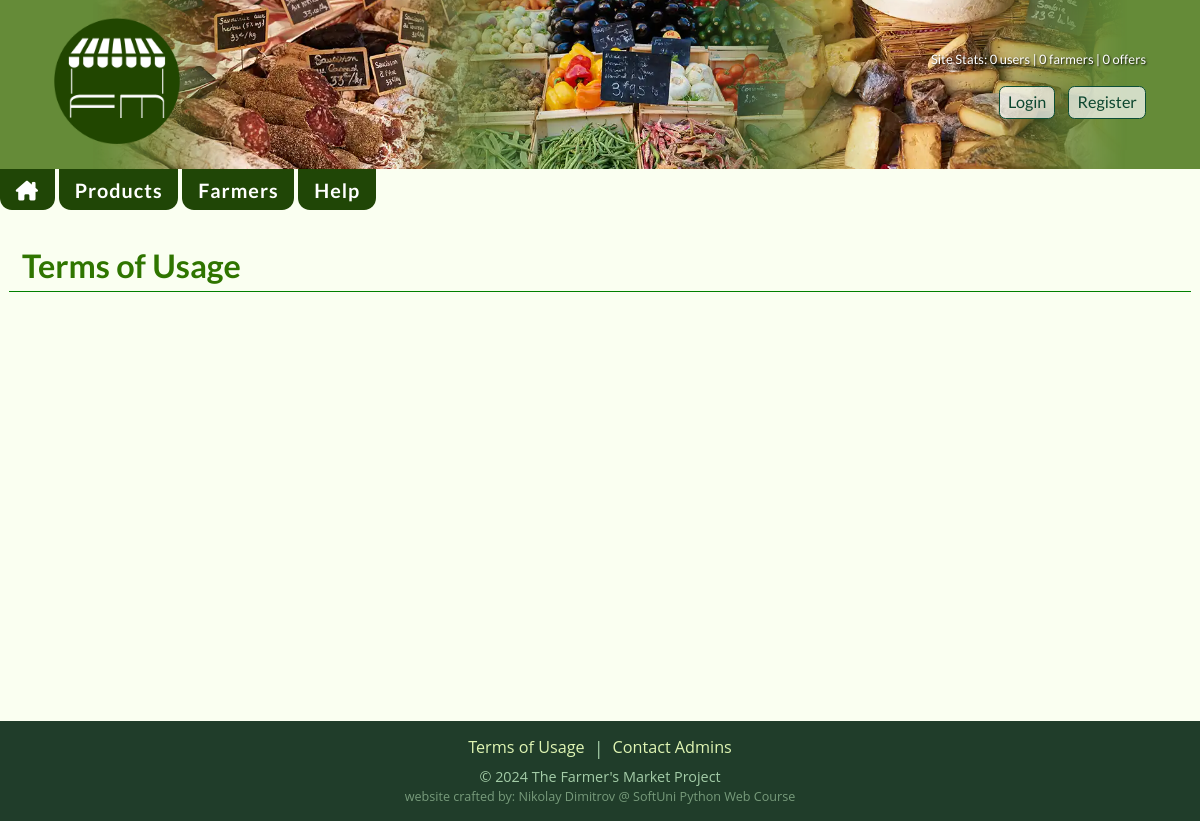
Before: /terms/ with the older database file.
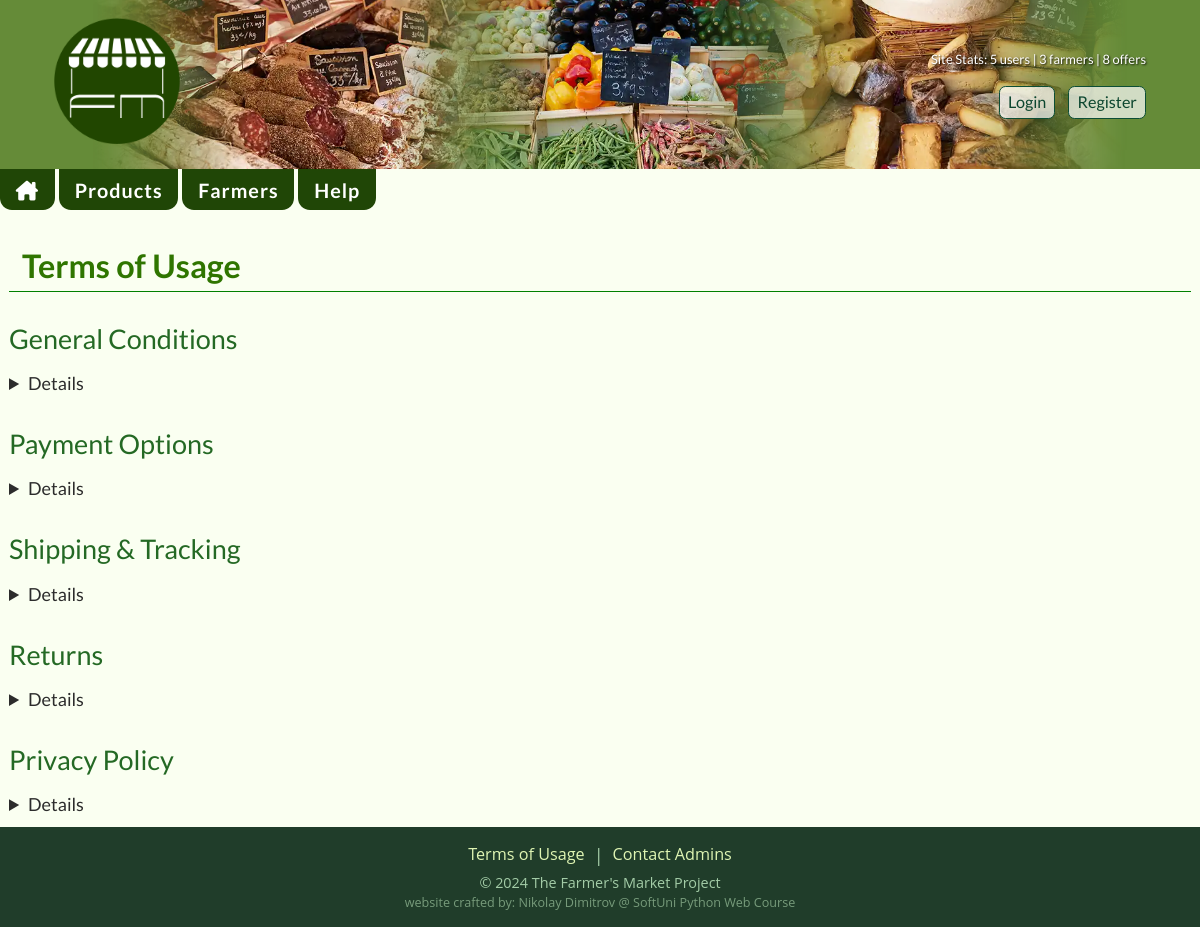
After: the same page with the newer database file.
### terms/models.py (models this page shows, shortened)
class Term(models.Model):
    title = models.CharField(
        max_length=255,
    )
    content = models.TextField()
    last_updated = models.DateTimeField(
        auto_now=True,
    )

### terms/views.py (the view)
# urls.py: path('', TermsListView.as_view(), name='terms')
class TermsListView(views.ListView):
    model = Term
    template_name = 'terms/terms.html'

### fMarket/context_processors.py (called while the page is built, shortened)
def seller_pk(request):
    if request.user.is_authenticated:
        try:
            seller = Seller.objects.get(account=request.user)
            return {'seller_pk': seller.pk}
        except Seller.DoesNotExist:
            pass
    return {'seller_pk': None}

def seller_approved(request):
    if request.user.is_authenticated:
        try:
            Seller.objects.get(account=request.user, approved=True)
            return {'seller_approved': True}
        except Seller.DoesNotExist:
            pass
    return {'seller_approved': False}

def account_complete(request):
    return {'account_complete': True}

def site_stats(request):
    num_users = UserModel.objects.all().count()
    num_sellers = Seller.objects.all().count()
    num_products = Product.objects.all().count()
    data = {
        'number_of_users': num_users,
        'number_of_sellers': num_sellers,
        'number_of_products': num_products,
    }
    return data

### templates/terms/terms.html (shortened to what this page needs)
{% extends 'base.html' %}
{% block content %}
    <h1>Terms of Usage</h1>
    <section class="terms">
        {% for term in object_list %}
            <h2>{{ term.title }}</h2>
            <details>
            </details>
        {% endfor %}
    </section>
{% endblock %}

Changed rows visible on the page:
added Term: title "General Conditions"
added Term: title "Payment Options"
added Term: title "Shipping & Tracking"
added Term: title "Returns"
added Term: title "Privacy Policy"
Other visible differences:
{{ number_of_users }}: "0" → "5"
{{ number_of_sellers }}: "0" → "3"
{{ number_of_products }}: "0" → "8"
